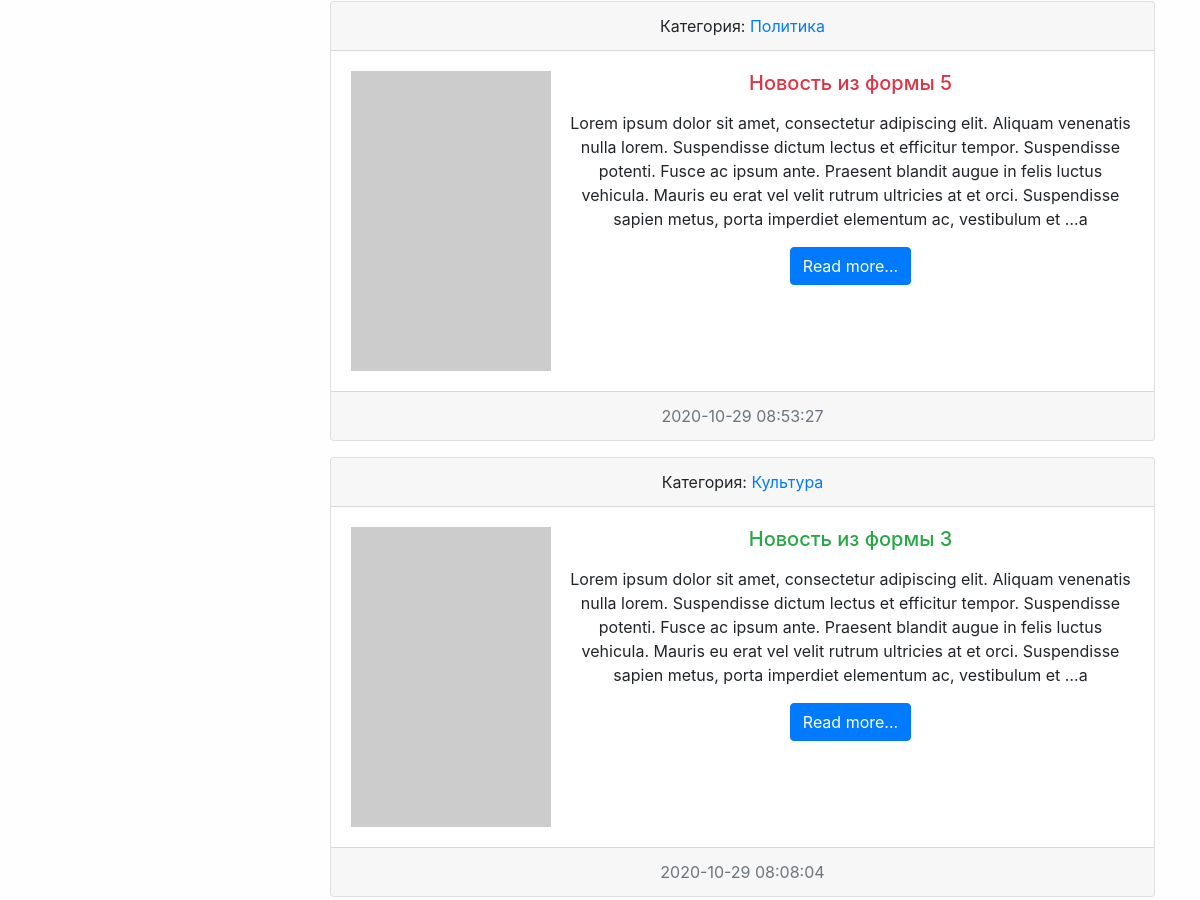
Before: / (middle part) with the older database file.
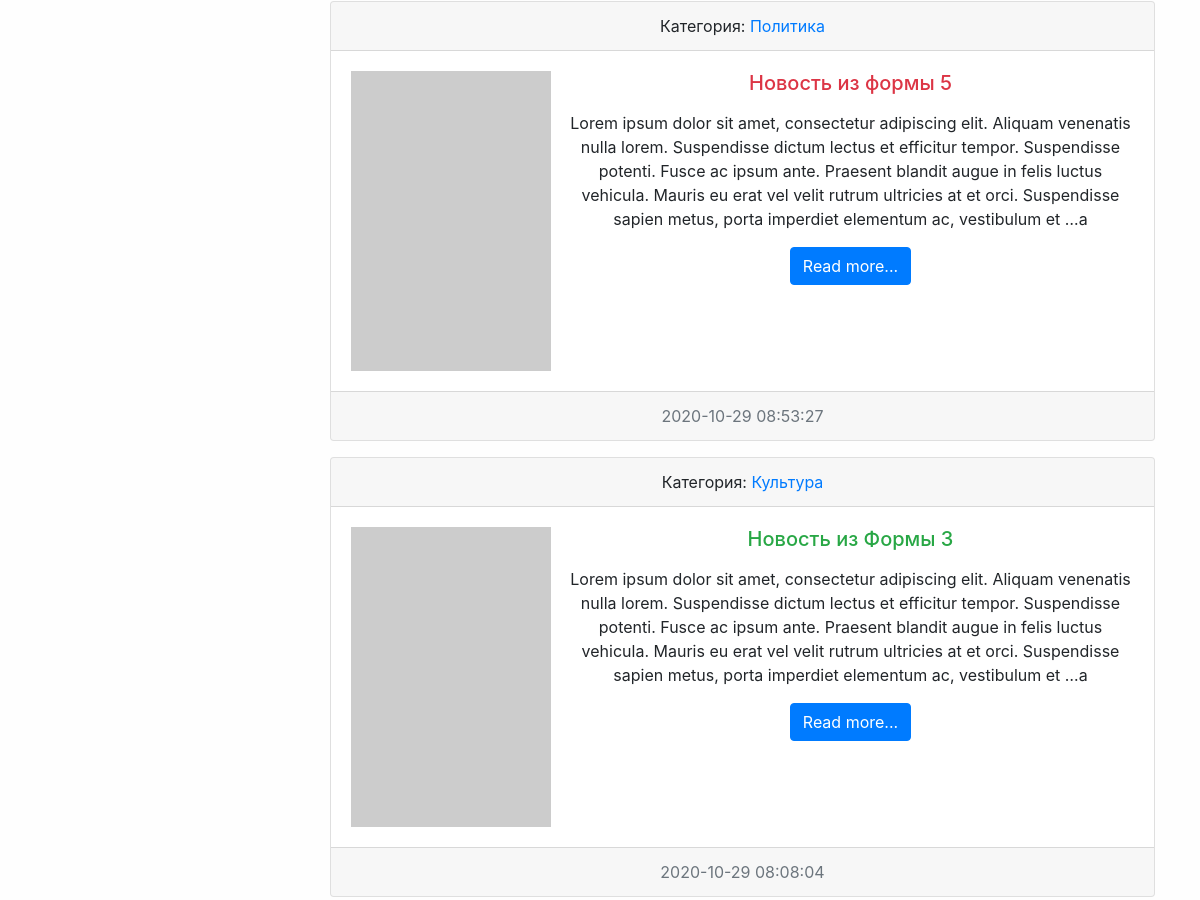
After: the same page with the newer database file.
### news/models.py (models this page shows, shortened)
class News(models.Model):
    title = models.CharField(max_length=150, verbose_name='Наименование')
    content = models.TextField(blank=True, verbose_name='Контент')
    created_at = models.DateTimeField(auto_now_add=True, verbose_name='Дата Публикации')
    update_at = models.DateTimeField(auto_now=True, verbose_name='Обновлено')
    photo = models.ImageField(upload_to='photos/%Y/%m/%d/', verbose_name='Фото', blank=True)
    is_published = models.BooleanField(default=True, verbose_name='Опубликовано')
    category = models.ForeignKey('Category', on_delete=models.PROTECT, verbose_name='Категория')
    views = models.IntegerField(default=0)
    def get_absolute_url(self):
        return reverse('view_news', kwargs={'pk': self.pk})
    class Meta:
        verbose_name = 'Новость'
        verbose_name_plural = 'Новости'
        ordering = ['-created_at']

class Category(models.Model):
    title = models.CharField(max_length=150, db_index=True, verbose_name='Категории')#db index - индексирует поле(более быстрым для поиска)
    def get_absolute_url(self):
        return reverse('category', kwargs={'category_id': self.pk})
    def __str__(self):
        return self.title
    class Meta:
        verbose_name = 'Категория'
        verbose_name_plural = 'Категории'
        ordering = ['title']

### news/views.py (the view)
# urls.py: path('', HomeNews.as_view(), name = 'home'),
class HomeNews(MyMixin, ListView):
    model = News
    template_name = 'news/home_news_list.html'
    context_object_name = 'news'
    mixin_prop = 'Hello World'
    def get_context_data(self, *, object_list=None, **kwargs):
        context = super().get_context_data(**kwargs)
        context['title'] = self.get_upper('Главная страница')
        context['mixin_prop'] = self.get_prop()
        return context
    def get_queryset(self):
        return News.objects.filter(is_published=True).select_related('category')

### news/templatetags/news_tags.py (called while the page is built)
@register.inclusion_tag('news/list_categories.html')
def show_categories(arg1='hello', arg2='world'):
    categories = Category.objects.filter(news__is_published=True).annotate(cnt=Count('news')).filter(cnt__gt=0)
    return {"categories": categories, "arg1": arg1, "arg2": arg2}

### news/utils.py (called while the page is built)
    def get_prop(self):
        return self.mixin_prop.upper()

    def get_upper(self, s):
        if isinstance(s, str):
            return s.upper()
        else:
            return s.title.upper()

### news/templates/news/home_news_list.html (shortened to what this page needs)
{% extends 'base.html' %}
{% block content %}
    {% for item in object_list %}
        <div class="card text-center mb-3">
            <div class="card-header">
                Категория: <a href="{% url 'category' item.category.pk%}">{{item.category}}</a>
            </div>
            <div class="card-body">
                <div class="media">
                    {% if item.photo %}
                        <img src="{{ item.photo.url }}" alt="" width="350" class="mr-3">
                    {% else %}
                        <img src="https://picsum.photos/200/300/?blur=1" alt=""class="mr-3">
                    {% endif %}
                    <div class="media-body">
                        <h5 class="card-title {% cycle 'text-danger' 'text-success' %}">
                            {{ item.title }}</h5>
                        <p class="card-text">{{ item.content|safe|linebreaks|truncatewords:50 }}a</p>
                        <a href="{{ item.get_absolute_url}}" class="btn btn-primary">Read more...</a>
                    </div>
                </div>
            </div>
            <div class="card-footer text-muted">
                {{ item.created_at|date:"Y-m-d H:i:s" }}
            </div>
        </div>
    {% endfor %}
{% endblock %}

### templates/base.html (shortened to what this page needs)
{% load static %}
<!doctype html>
<html lang="en">
<head>
    <link rel="stylesheet" href="{% static 'bootstrap/css/bootstrap.min.css' %}">
    <link rel="stylesheet" href="{% static 'css/style.css' %}">
</head>
<body>
<div class="container mt-3">
    <div class="row">
        <div class="col-md-3">
        </div>
        <div class="col-md-9">
            {% block content %} CONTENT {% endblock%}
        </div>
    </div>
</div>
</body>
</html>

### templates/inc/_sidebar.html (shortened to what this page needs)
{% load news_tags %}

### mysite/static/css/style.css (style rules this page uses)
body { background-color: #fefefe; }

Changed rows visible on the page:
changed News "Культура": title "Новость из формы 3" → "Новость из Формы 3"
